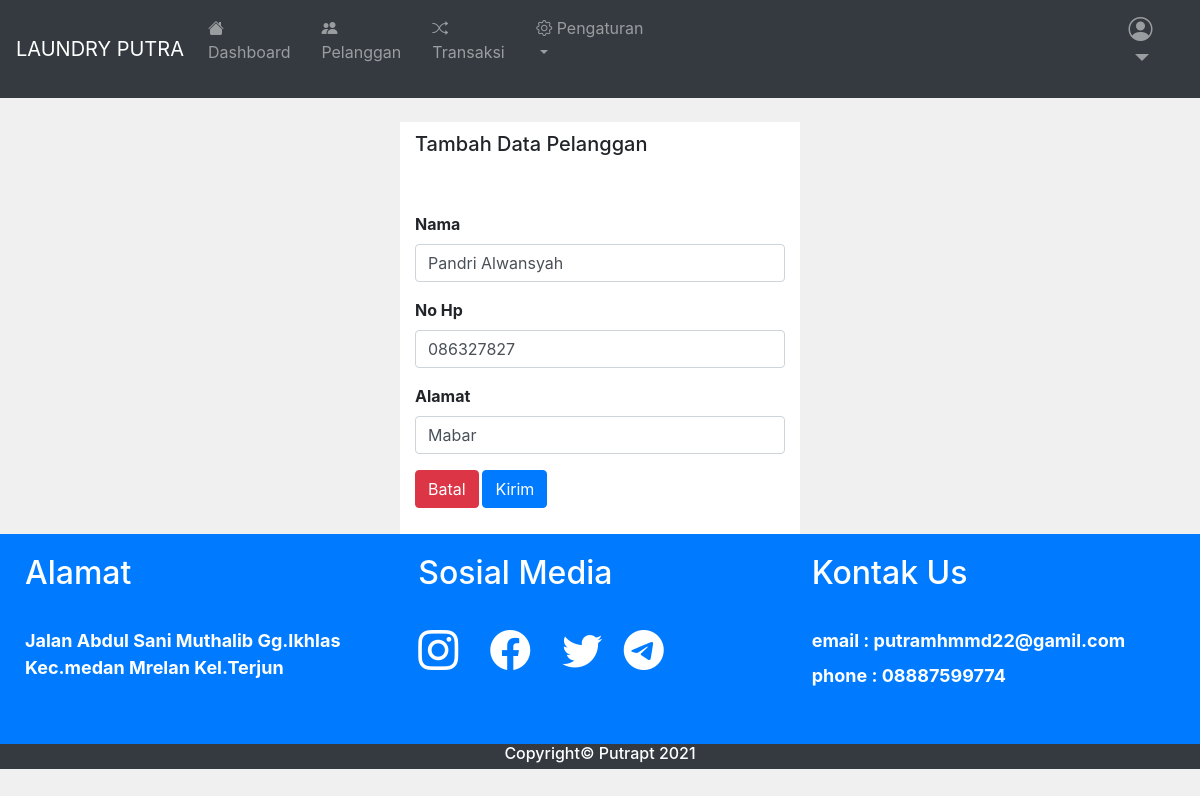
The app's page /admin/crud_pelanggan/editpelanggan.php?id=13 (signed in) with its own data.
### tables this page shows
CREATE TABLE `pelanggan` (
  `pelanggan_id` int(11) NOT NULL,
  `pelanggan_nama` varchar(225) NOT NULL,
  `pelanggan_hp` varchar(20) NOT NULL,
  `pelanggan_alamat` text NOT NULL
);

### function.php (called while the page is built, shortened)
<?php
$con = mysqli_connect("localhost","root","","db_laundry");
function tampilpelanggan($query){
    global $con;
    $data = mysqli_query($con,$query);
    $rows = [];
    while ( $row = mysqli_fetch_assoc($data) ) {
        $rows[] = $row;
    }
    return $rows;
}
 ?>

### admin/crud_pelanggan/editpelanggan.php (the view, shortened to what this page needs)
<?php
require '../../function.php';
$id = $_GET['id'];
$pelanggan = tampilpelanggan("SELECT * FROM pelanggan WHERE pelanggan_id = '$id' ")[0];
?>
<!DOCTYPE html>
<html>
<head>
    <link rel="stylesheet" href="https://cdn.jsdelivr.net/npm/bootstrap-icons@1.4.0/font/bootstrap-icons.css">
    <link rel="stylesheet" href="https://maxcdn.bootstrapcdn.com/bootstrap/4.0.0/css/bootstrap.min.css">
    <link rel="stylesheet" href="https://use.fontawesome.com/releases/v5.7.2/css/all.css">
</head>
<body style="background: #f0f0f0">
    <?php include 'header.php'; ?>
    <br>
    <center>
        <div class="col-md-4 col-offset-4" style="background-color: white;">
            <h5>Tambah Data Pelanggan</h5><br><br>
            <form method="post">
                <div class="form-group">
                    <label>Nama</label>
                    <input class="form-control" type="text" name="nama" autofocus autocomplete="off" required value="<?= $pelanggan['pelanggan_nama']; ?>">
                </div>
                <div class="form-group">
                    <label>No Hp</label>
                    <input class="form-control" type="text" name="hp" autocomplete="off" required value="<?= $pelanggan['pelanggan_hp']; ?>">
                </div>
                <div class="form-group">
                    <label>Alamat</label>
                    <input class="form-control" type="text" name="alamat" autocomplete="off" required value="<?= $pelanggan['pelanggan_alamat']; ?>">
                </div>
                <div class="form-group">
                    <a href="../pelanggan.php" onclick="return confirm('Anda Ingin Kemabali?')">
                        <button type="button" class="btn btn-danger">Batal</button>
                    </a>
                    <button type="submit" name="update" class="btn btn-primary">Kirim</button>
                </div>
            </form>
        </div>
    </center>
    <?php include '../../footer.php' ?>
</body>
</html>

### admin/crud_pelanggan/editpelanggan.php (style rules this page uses)
.col-md-4 { text-align: left; font-weight: bold; padding: 10px; }

### records on screen
pelanggan: nama "Pandri Alwansyah", hp "086327827", alamat "Mabar"
